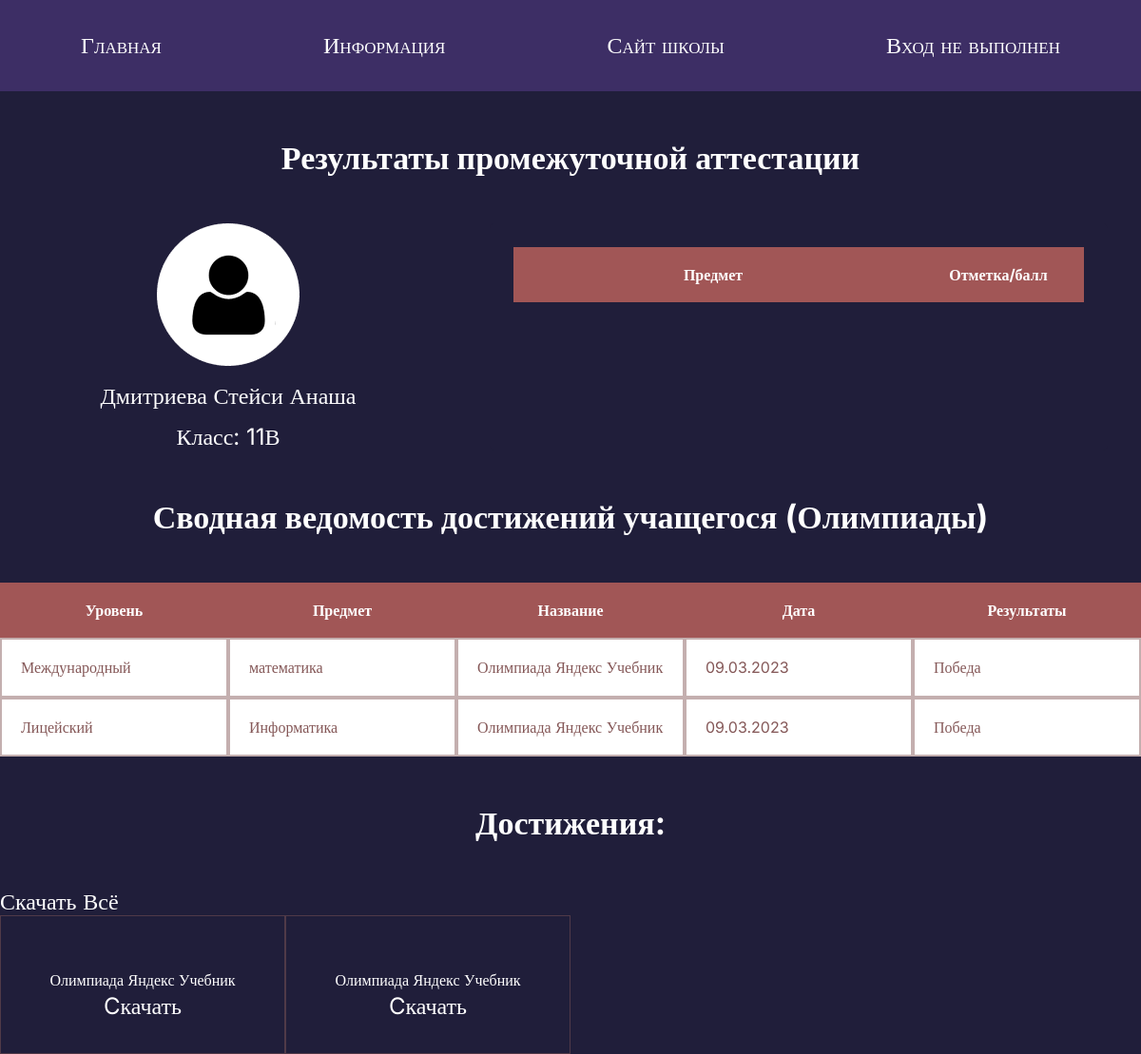
The app's page /profile/18 with its own data.
### tables this page shows
CREATE TABLE "students" (
	"student_id"	INTEGER NOT NULL,
	"name"	TEXT NOT NULL,
	"login"	TEXT NOT NULL,
	"password"	TEXT NOT NULL,
	"avatar"	BLOB,
	"birth_date"	DATE,
	"created_at"	DATETIME NOT NULL DEFAULT CURRENT_TIMESTAMP,
	"class"	TEXT NOT NULL,
	"teacher_id"	INTEGER NOT NULL,
	"old"	INTEGER NOT NULL,
	FOREIGN KEY("teacher_id") REFERENCES "teachers"("teacher_id") ON DELETE CASCADE ON UPDATE CASCADE,
	PRIMARY KEY("student_id" AUTOINCREMENT)
);

CREATE TABLE "portfolio" (
	"portfolio_id"	INTEGER NOT NULL,
	"event_name"	TEXT NOT NULL,
	"event_type"	TEXT NOT NULL,
	"student_id"	INTEGER NOT NULL,
	"created_at"	DATETIME NOT NULL DEFAULT CURRENT_TIMESTAMP,
	"event_file_uuid"	TEXT,
	"event_level"	TEXT,
	"event_result"	TEXT,
	"event_date"	TEXT,
	PRIMARY KEY("portfolio_id" AUTOINCREMENT),
	FOREIGN KEY("student_id") REFERENCES "students"("student_id") ON DELETE CASCADE ON UPDATE CASCADE
);

### main.py (the view, shortened to what this page needs)
@app.route("/profile/<student_id>", methods=["POST", "GET"])
def profile_by_id(student_id):
    exams_subjects = ["Русский язык", "Литература", "Алгебра", "Геометрия", "Информатика", "Музыка",
                      "ОБЖ", "Физическая культура", "Технология", "Английский язык", "Литература Республики Коми",
                      "История", "Родная (русская) литература", "Родной (русский) язык", "Биология",
                      "Химия", "Физика", "География", "Обществознание"]
    student = db.get_student_by_student_id(student_id)
    portfolio = db.get_portfolio_by_student_id(student_id)
    exams = db.get_exams_by_student_id(student_id)
    return render_template("student-profile.html", title="Student profile", student=student, port=portfolio,
                                                exams=exams, subjects=exams_subjects, old = student[-1], N=None)

### database.py (called while the page is built)
    def get_portfolio_by_student_id(self, student_id):
        sql = """SELECT * FROM portfolio WHERE student_id = ?"""
        self.cursor.execute(sql, (student_id,))
        return self.cursor.fetchall()

    def get_exams_by_student_id(self, student_id):
        sql = """SELECT * FROM exams WHERE student_id = ?"""
        self.cursor.execute(sql, (student_id,))
        return self.cursor.fetchall()

    def get_student_by_student_id(self, student_id):
        sql = """SELECT * FROM students WHERE student_id = ?"""
        self.cursor.execute(sql, (student_id, ))
        result = self.cursor.fetchone()
        if not result:
            return None
        return result

### templates/student-profile.html (shortened to what this page needs)
{% extends 'base.html' %}
{% block content %}
  <section class="profile-page-st">
    <div class="container">
      <h2 class="header-page">Результаты промежуточной аттестации</h2>
      <div class="student-card">
        <div class="student-info">
          <img src={{url_for('static', filename='img/avatar 1.png')}}  alt="avatar-1" class="avatar-2">
          <p class="port-text">{{ student[1] }}</p>
          <p class="port-text">Класс: {{ student[7] }}</p>
        </div>
        <form class="student-table" method="post">
          <table class="marks">
            <thead>
              <tr>
                <th>Предмет</th>
                <th>Отметка/балл</th>
              </tr>
            </thead>
          </table>
        </form>
      </div>
      {% if port %}
        <p class="header-page"><strong>Сводная ведомость достижений учащегося (Олимпиады)</strong></p>
        <div class="marks-tb">
          <table class="marks-2">
            <thead>
              <tr>
                <th class="th-2">Уровень</th>
                <th class="th-2">Предмет</th>
                <th class="th-2">Название</th>
                <th class="th-2">Дата</th>
                <th class="th-2">Результаты</th>
              </tr>
            </thead>
            <tbody>
              {% for item in port %}
                <tr>
                  <td class="td-2">{{item[6]}}</td>
                  <td class="td-2">{{item[2]}}</td>
                  <td class="td-2">{{item[1]}}</td>
                  <td class="td-2">{{item[-1]}}</td>
                  <td class="td-2">{{item[-2]}}</td>
                </tr>
              {% endfor %}
            </tbody>
          </table>
        </div>
        <p class="header-page"><strong>Достижения:</strong></p>
        <a href='/profile/download-all/{{student[0]}}' class="portfolio-link">Скачать Всё</a>
        <div class="portfolio-files">
          {% for item in port %}
            <div class="portfolio-item">
              <p class="portfolio-title">{{item[1]}}</p>
              <a href='/download/{{ item[5] }}' class="portfolio-link">Cкачать</a>
            </div>
          {% endfor %}
        </div>
      {% else %}
        {% if "student_id" in session %}
        <a href="/add-portfolio" type="submit" class="button-center button-add"><strong>Добавить достижение</strong></a>
        {% endif %}
      {% endif %}
    </div>
  </section>
{% endblock %}

### static/css/styles.css (style rules this page uses)
* { margin: 0; padding: 0; box-sizing: border-box; font-family: Inter; }
form { margin: 0 auto; max-width: 650px; box-shadow: 20px 20px 0px #443C5B; background-color: #FFFFFF; border-radius: 5px; padding: 25px; }
.container { max-width: 1200px; margin: 0 auto; }
a { text-decoration: none; color: white; font-family: Inter; font-size: 24px; }
thead { display: flex; }
tr { width: 100%; display: flex; align-items: stretch; }
.student th:first-child, td:first-child { width: 60%; }
.student th:last-child, td:last-child { width: 25%; }
th:first-child, td:first-child { width: 70%; }
th:last-child, td:last-child { width: 30%; }
table { border-collapse: collapse; }
th, td { border: 2px solid #8558587a; padding: 20px 20px; text-align: left; color: #855858; }
th { background-color: #A15656; color: #FFFFFF; border: none; text-align: center; }
.port-text { color: #FFFFFF; font-family: Inter; font-size: 24px; margin-top: 15px; }
.header-page { color: #FFFFFF; font-size: 34px; text-align: center; padding: 50px 0; }
.marks { background-color: #FFFFFF; width: 100%; }
.marks-tb { max-width: 100%; }
.marks-2 { background-color: #FFFFFF; width: 100%; }
.profile-page-st { min-height: 88vh; width: 100%; background-color: #201E3A; }
.th-2:first-child, .td-2:first-child, .th-2:nth-child(2), .td-2:nth-child(2), .th-2:nth-child(3), .td-2:nth-child(3), .th-2:nth-child(4), .td-2:nth-child(4), .th-2:nth-child(5), .td-2:nth-child(5) { width: 20%; }
.student-card { display: flex; justify-content: space-between; }
.student-info { width: 40%; text-align: center; }
.student-table { width: 60%; border: none; box-shadow: none; background-color: #201E3A; text-align: center; }
.portfolio-files { display: flex; flex-wrap: wrap; }
.portfolio-item { width: 25%; padding: 35px; border: 1px solid #8558587a; text-align: center; }
.portfolio-title { color: #FFFFFF; padding: 5px 0 5px 0; }

### records on screen
students: name "Дмитриева Стейси Анаша", class "11В"
portfolio: event_level "Международный", event_type "математика", event_name "Олимпиада Яндекс Учебник", event_date "09.03.2023", event_result "Победа"
portfolio: event_level "Лицейский", event_type "Информатика", event_name "Олимпиада Яндекс Учебник", event_date "09.03.2023", event_result "Победа"
